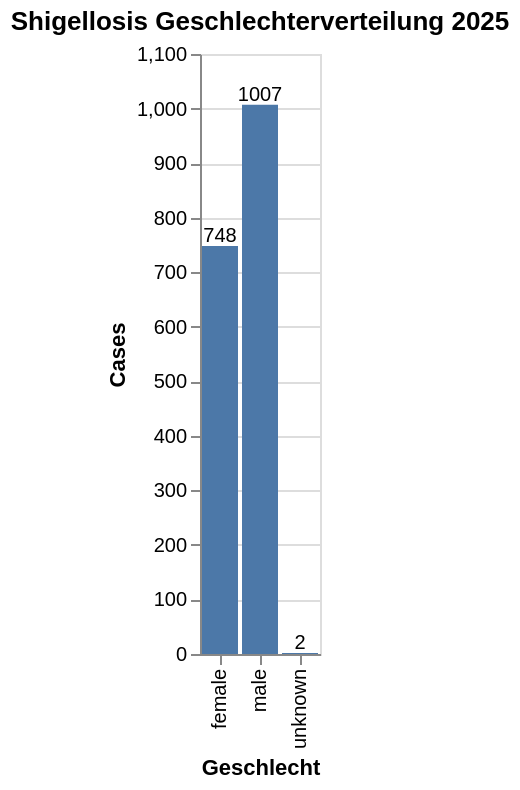

Here is the notebook cell this chart was saved with:
### Code cell
data_sex_2025 = data_sex[data_sex["temporal"] == "2025"]

bar_sex_2 = alt.Chart(data_sex_2025).mark_bar().encode(
    x=alt.X("sex", title="Geschlecht"),
    y=alt.Y("value", title="Cases")
).properties(
    title="Shigellosis Geschlechterverteilung 2025"
)

# Textlabels
text = bar_sex_2.mark_text(
    align="center",
    dy=-5,
    size=10
).encode(
    text="value:Q"
)

bar_sex_2 = bar_sex_2 + text
bar_sex_2

### Figure 1 — Vega-Lite specification as saved in the notebook (floating-point values rounded to 4 significant figures)
{"config": {"view": {"continuousWidth": 300, "continuousHeight": 300}}, "layer": [{"mark": {"type": "bar"}, "encoding": {"x": {"field": "sex", "title": "Geschlecht", "type": "nominal"}, "y": {"field": "value", "title": "Cases", "type": "quantitative"}}, "title": "Shigellosis Geschlechterverteilung 2025"}, {"mark": {"type": "text", "align": "center", "dy": -5, "size": 10}, "encoding": {"text": {"field": "value", "type": "quantitative"}, "x": {"field": "sex", "title": "Geschlecht", "type": "nominal"}, "y": {"field": "value", "title": "Cases", "type": "quantitative"}}, "title": "Shigellosis Geschlechterverteilung 2025"}], "data": {"name": "data-b483759315c92250da28e1ac8c3d2d64"}, "$schema": "https://vega.github.io/schema/vega-lite/v6.1.0.json", "datasets": {"data-b483759315c92250da28e1ac8c3d2d64": [{"valueCategory": "cases_10y_cumsum", "temporal": "2025", "temporal_type": "year", "georegion": "CHFL", "georegion_type": "CHFL", "agegroup": "all", "agegroup_type": "agegroup_food", "sex": "female", "value": 748.0, "pop": null, "incValue": null, "valueYearCumSum": null, "valueMean3y": null, "trend": NaN, "prct": 42.6, "deltaValue": null, "deltaIncValue": null, "incValuePrctChange": null, "valueMean5y": null, "dataComplete": true}, {"valueCategory": "cases_10y_cumsum", "temporal": "2025", "temporal_type": "year", "georegion": "CHFL", "georegion_type": "CHFL", "agegroup": "all", "agegroup_type": "agegroup_food", "sex": "male", "value": 1007.0, "pop": null, "incValue": null, "valueYearCumSum": null, "valueMean3y": null, "trend": NaN, "prct": 57.3, "deltaValue": null, "deltaIncValue": null, "incValuePrctChange": null, "valueMean5y": null, "dataComplete": true}, {"valueCategory": "cases_10y_cumsum", "temporal": "2025", "temporal_type": "year", "georegion": "CHFL", "georegion_type": "CHFL", "agegroup": "all", "agegroup_type": "agegroup_food", "sex": "unknown", "value": 2.0, "pop": null, "incValue": null, "valueYearCumSum": null, "valueMean3y": null, "trend": NaN, "prct": 0.1, "deltaValue": null, "deltaIncValue": null, "incValuePrctChange": null, "valueMean5y": null, "dataComplete": true}]}}
